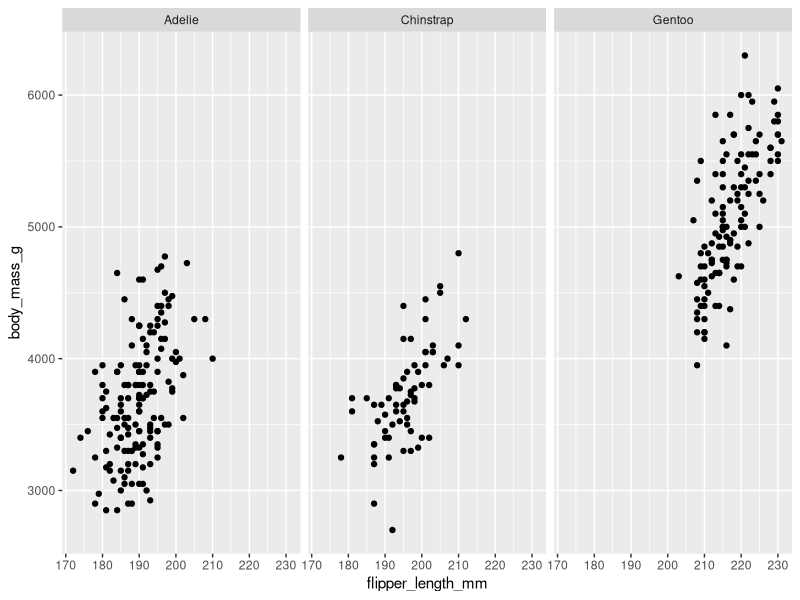
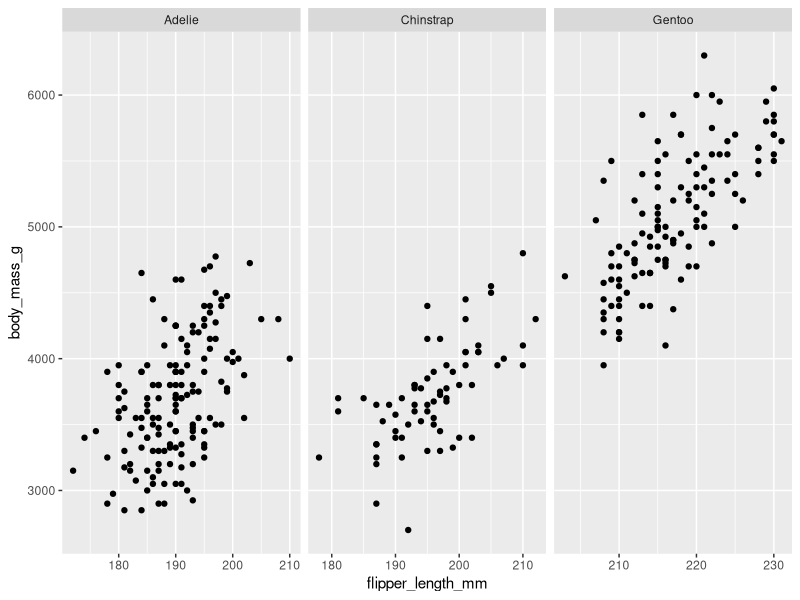
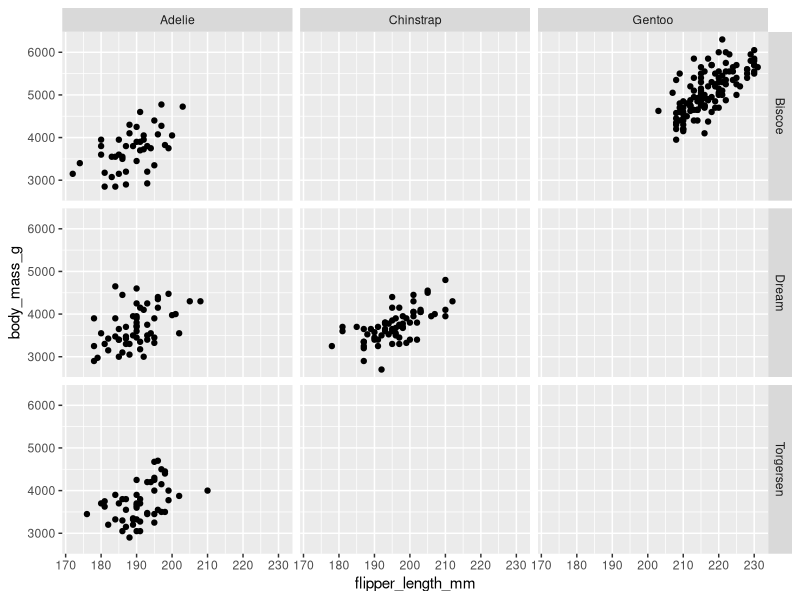
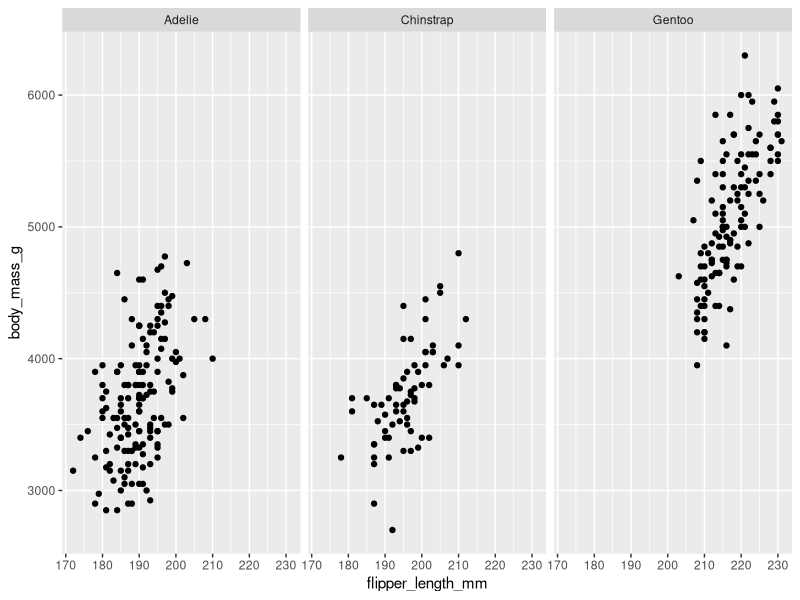
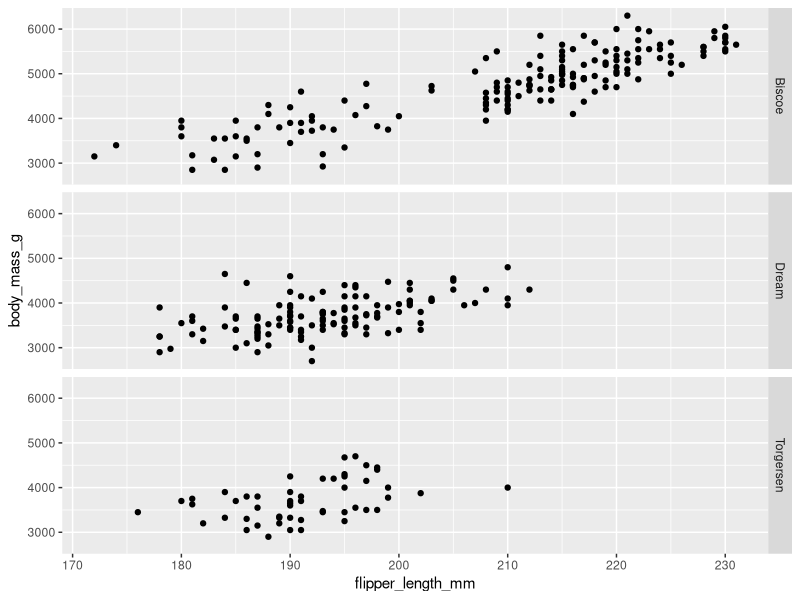

Here is the R script that generated these plots, in order:
## ---- chunk 1
knitr::opts_chunk$set(echo = TRUE,
                      warning = FALSE,
                      message = FALSE,
                      fig.height = 3, fig.width = 3)
## ---- chunk 2
library(palmerpenguins)
library(ggplot2)
## ---- chunk 3
ggplot(penguins, aes(x = flipper_length_mm, y = body_mass_g))+
  geom_point()+
  facet_wrap(~species)
## ---- chunk 4
ggplot(penguins, aes(x = flipper_length_mm, y = body_mass_g))+
  geom_point()+
  facet_wrap(~species, scales = "free_x")
## ---- chunk 5
ggplot(penguins, aes(x = flipper_length_mm, y = body_mass_g))+
  geom_point()+
  facet_grid(island~species)
## ---- chunk 6
ggplot(penguins, aes(x = flipper_length_mm, y = body_mass_g))+
  geom_point()+
  facet_grid(.~species)
## ---- chunk 7
ggplot(penguins, aes(x = flipper_length_mm, y = body_mass_g))+
  geom_point()+
  facet_grid(island~.)
